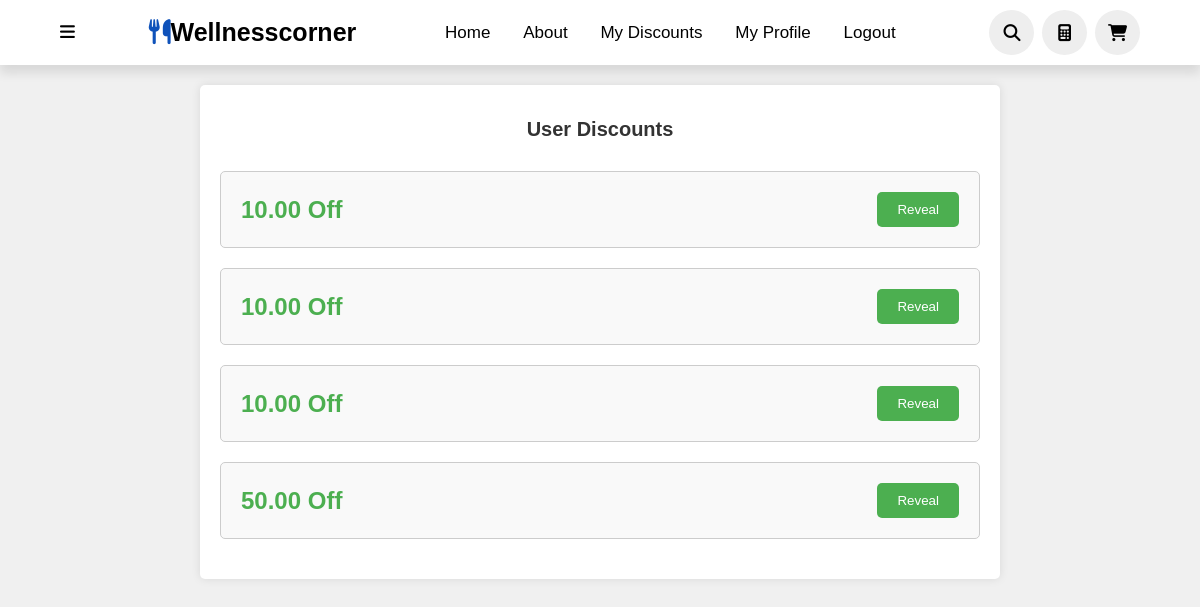
Screenshot of /user_discounts/ (signed in) with the database file from the repository.
### WellnessCorner/models.py (models this page shows, shortened)
class Discount(models.Model):
    user = models.ForeignKey(User, on_delete=models.CASCADE)
    code = models.CharField(max_length=20, unique=True)
    amount = models.DecimalField(max_digits=10, decimal_places=2)
    used = models.BooleanField(default=False)

### WellnessCorner/views.py (the view)
# urls.py: path('user_discounts/', views.user_discounts, name='user_discounts'),
@login_required
def user_discounts(request):
    user_discounts = Discount.objects.filter(user=request.user)
    return render(request, 'user_discounts.html', {'user_discounts': user_discounts})

### templates/user_discounts.html (shortened to what this page needs)
{% load static %}
<!DOCTYPE html>
<html lang="en">
<head>
    <link rel="stylesheet" href="{% static 'post-form.css' %}">
</head>
<body>
    <header>
        <div class="more">
            <i class="fa-solid fa-bars" onclick="toggleBar()"></i>
        </div>
        <a href="#" class="logo"><i class="fas fa-utensils"></i>Wellnesscorner</a>
        <nav class="navbar">
            <a href="{% url 'index' %}">Home</a>
            <a href="#about">about</a>
            <a href="{% url 'user_discounts' %}">My discounts</a>
            <a href="{% url 'myaccount' %}">My Profile</a>
            <a href="{% url 'logout' %}">Logout</a>
        </nav>
        <div class="icons">
            <i class="fas fa-search" id="search-icon" onclick="toggleSearch()"></i>
            <a href="{% url 'calculator' %}" class="fa-solid fa-calculator"></a>
            <a href="{% url 'basket_page' %}" class="fas fa-shopping-cart"></a>
        </div>
    </header>
    <div class="container">
        <h1>User Discounts</h1>
        <div id="discounts">
            {% for discount in user_discounts %}
                <div class="discount-box">
                    <span class="discount-value">{{ discount.amount }}{% if discount.is_percentage %}%{% endif %} off</span>
                    <button class="reveal-button">Reveal</button>
                </div>
            {% empty %}
                <p>No discounts available</p>
            {% endfor %}
        </div>
    </div>
</body>
</html>

### static/post-form.css (style rules this page uses)
* { font-family: 'Nunito', sans-serif; box-sizing: border-box; text-decoration: none; outline: none; border: none; text-transform: capitalize; transition: all .2s linear; }
html { font-size: 62.5%; overflow-x: hidden; scroll-padding-top: 5.5rem; scroll-behavior: smooth; }
header { top: 0; left: 0; right: 0; background: #fff; padding: 1rem 5%; display: flex; align-items: center; justify-content: space-between; z-index: 2; box-shadow: 0 8px 10px rgba(0, 0, 0, 0.1); }
header .logo { color: black; font-size: 2.5rem; font-weight: bolder; }
header .logo i { color: #0F52BA; }
header .navbar a { font-size: 1.7rem; border-radius: .5rem; padding: .5rem 1.5rem; color: black; }
.more { font-size: 1.7rem; color: black; }
header .icons i, header .icons a { cursor: pointer; margin-left: .5rem; height: 4.5rem; line-height: 4.5rem; width: 4.5rem; text-align: center; font-size: 1.7rem; color: black; border-radius: 50%; background: #eee; }
body { font-family: Arial, sans-serif; margin: 0; padding: 0; display: flex; flex-direction: column; align-items: center; justify-content: flex-start; min-height: 100vh; background-color: #f3f4f6; }
.container { background-color: #ffffff; border-radius: 0.5rem; padding: 2rem; box-shadow: 0 2px 4px rgba(0, 0, 0, 0.1); width: 100%; max-width: 700px; margin-top: 2rem; }
header { width: 100%; }
body { font-family: 'Arial', sans-serif; margin: 0; padding: 0; background-color: #f4f4f4; }

### templates/user_discounts.html (style rules this page uses)
body { font-family: Arial, sans-serif; background-color: #f0f0f0; margin: 0; padding: 0; }
.container { max-width: 800px; margin: 20px auto; padding: 20px; background-color: #fff; box-shadow: 0 0 10px rgba(0, 0, 0, 0.1); border-radius: 5px; }
h1 { text-align: center; margin-bottom: 30px; color: #333; }
.discount-box { border: 1px solid #ccc; padding: 20px; margin-bottom: 20px; background-color: #f9f9f9; border-radius: 5px; display: flex; align-items: center; justify-content: space-between; }
.discount-value { font-size: 24px; font-weight: bold; color: #4CAF50; }
.reveal-button { background-color: #4CAF50; color: white; border: none; padding: 10px 20px; border-radius: 5px; cursor: pointer; transition: background-color 0.3s; }

### rows the page displays
Discount: amount "10.00"
Discount: amount "10.00"
Discount: amount "10.00"
Discount: amount "50.00"
